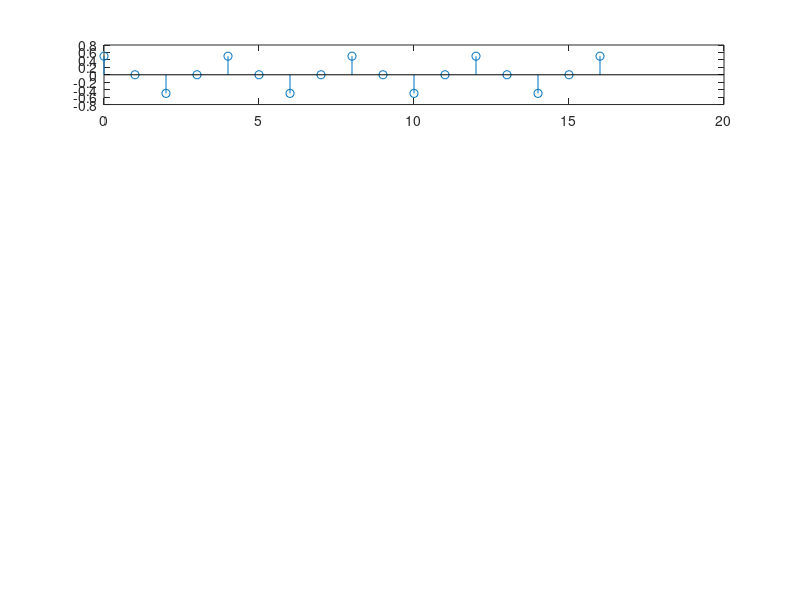

This chart was generated by the following MATLAB code: (Note: this script raises an error after producing the figure.)
clc;
clear all;

A = 0.5;
f=3000;

Fs = [12000,10000,6000,5000,4000];

for i=1:5
    n1 = 0:1:4*(Fs(i)/f);
    x1 = A* cos(2*pi*n1*(f/Fs(i)));
    y = fft(x1);
    subplot(5,1,i);
    %stem(abs(y));
    stem(n1,x1);
    title("sampling frequency",Fs(i));
end
